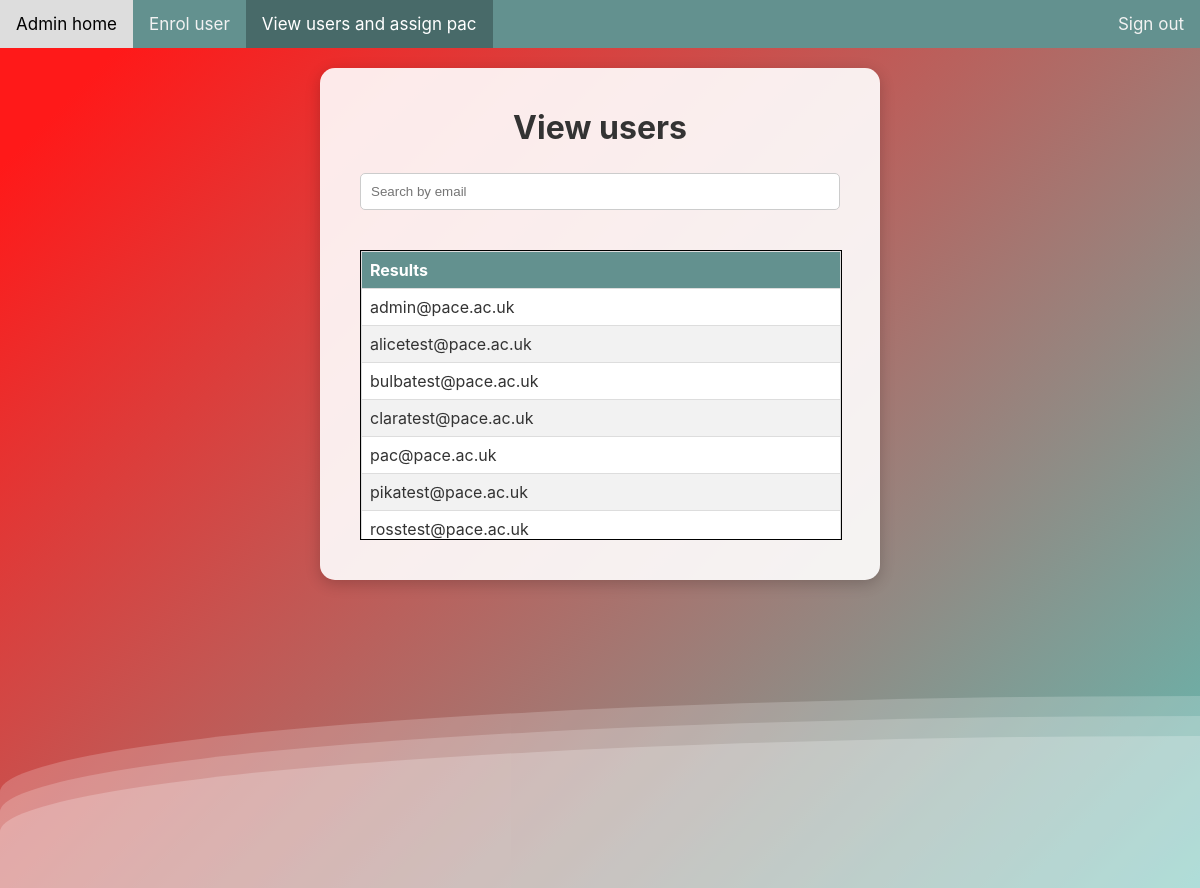
Before: /view_users/ with the older database file.
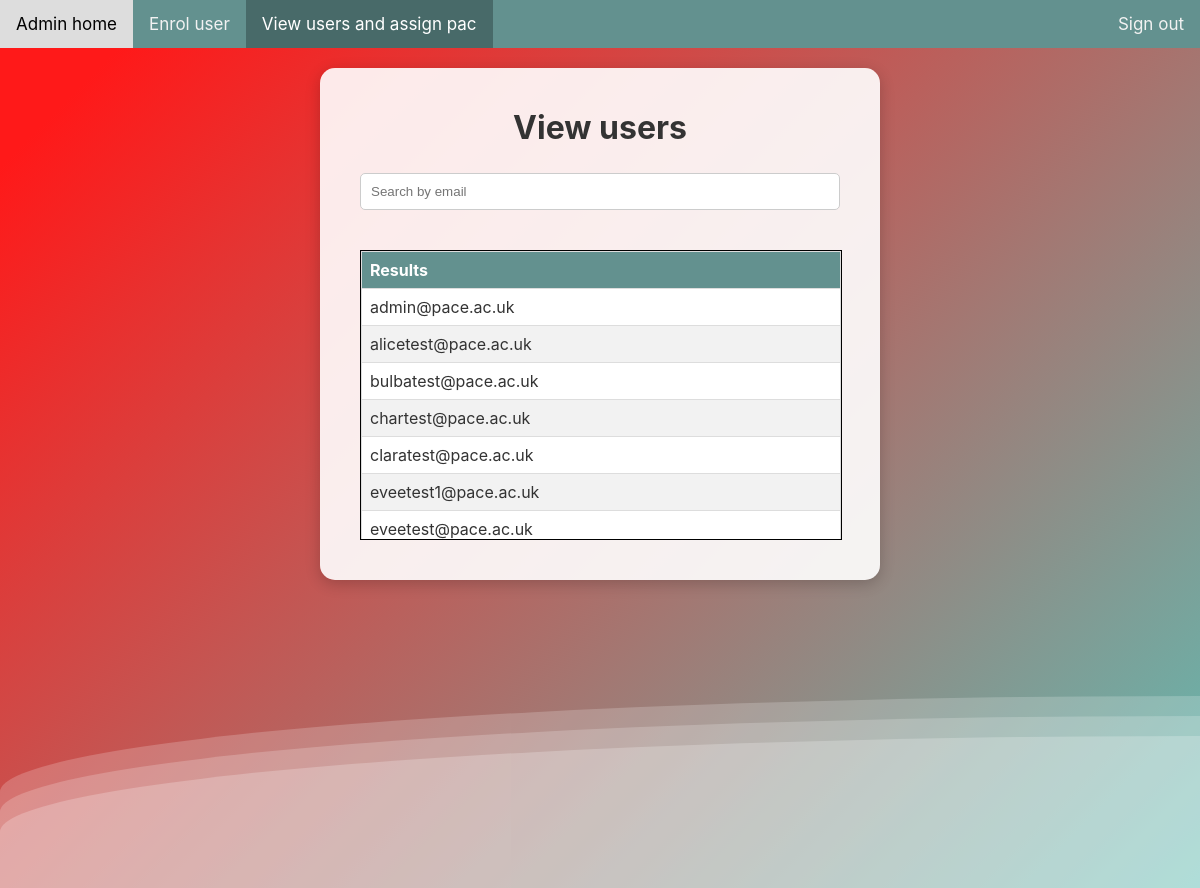
After: the same page with the newer database file.
### Stupac/models.py (models this page shows, shortened)
class Generic_User(AbstractBaseUser, PermissionsMixin):
    email = models.EmailField(blank=True, default='', unique=True)
    first_name = models.CharField(blank=True, default='', max_length=32)
    last_name = models.CharField(blank=True, default='', max_length=32)
    is_active = models.BooleanField(default=True)
    is_superuser = models.BooleanField(default=False)
    is_staff = models.BooleanField(default=False)
    objects = CustomUserManager()
    USERNAME_FIELD = 'email'
    EMAIL_FIELD = 'email'
    REQUIRED_FIELDS = []
    class Meta:
        verbose_name = 'User'
        verbose_name_plural = 'Users'

### Stupac/views.py (the view)
# urls.py: path('view_users/',views.view_users, name='view_users'),
def view_users(request):
    template = loader.get_template('view_users.html')
    if request.GET.get("user_name"):
        user_name = request.GET.get("user_name")
    else:
        user_name=""
    user_emails = Generic_User.objects.raw("select id, email from main.Stupac_generic_user where email LIKE '%" + user_name + "%'")
    context = {"user_emails" : user_emails}
    return HttpResponse(template.render(context, request))

### templates/view_users.html (shortened to what this page needs)
{% load static %}
<!doctype html>
<html lang="en">
<head>
    <link rel="stylesheet" href="{% static 'stupac_template/styles.css' %}?v=16">
</head>
<body>
<div class="topnav">
    <a href="{% url 'admin_home' %}">Admin home</a>
    <a href="{% url 'enrol_user' %}">Enrol user</a>
    <a href="{% url 'view_users_and_assign_pac' %}" class="active">View users and assign pac</a>
    <a style="float:right" href="{% url 'login' %}">Sign out</a>
</div>
<div class="background-animation">
     <div class="wave"></div>
     <div class="wave"></div>
     <div class="wave"></div>
  </div>
<div class="main-content">
    <div class = "login-box">
<h1>View users</h1>
<label>
    <form>
        <input type="text" name = "user_name" id="user_name" placeholder="Search by email" class="Widened_form_field" autofocus>
    </form>
</label>
<br>
<br>
<div class="Lookup_results">
    <table>
        <thead>
            <tr>
                <th>Results</th>
            </tr>
        </thead>
        <tbody>
        {% for emails in user_emails %}
                <tr><td><a href = "{% url 'user_details' %}?user_email={{ emails.email }}">{{ emails.email }}</a></td></tr>
            {% endfor %}
        </tbody>
    </table>
</div>
</div>
</div>
</body>
</html>

Changed rows visible on the page:
no longer on this page (row edited): Generic_User: email "pac@pace.ac.uk"
no longer on this page (row edited): Generic_User: email "pikatest@pace.ac.uk"
no longer on this page (row edited): Generic_User: email "rosstest@pace.ac.uk"
added Generic_User: email "chartest@pace.ac.uk"
added Generic_User: email "eveetest1@pace.ac.uk"
added Generic_User: email "eveetest@pace.ac.uk"
